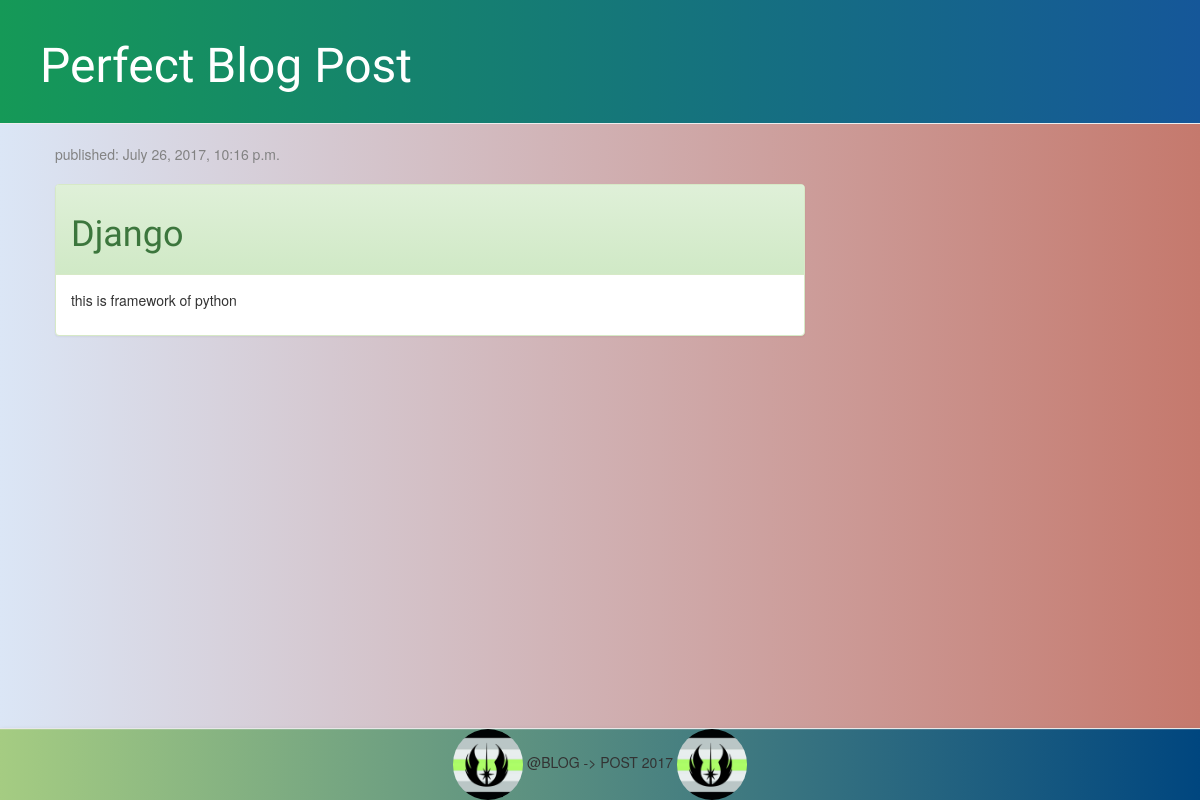
The page /post/7/ on the database as committed earlier.
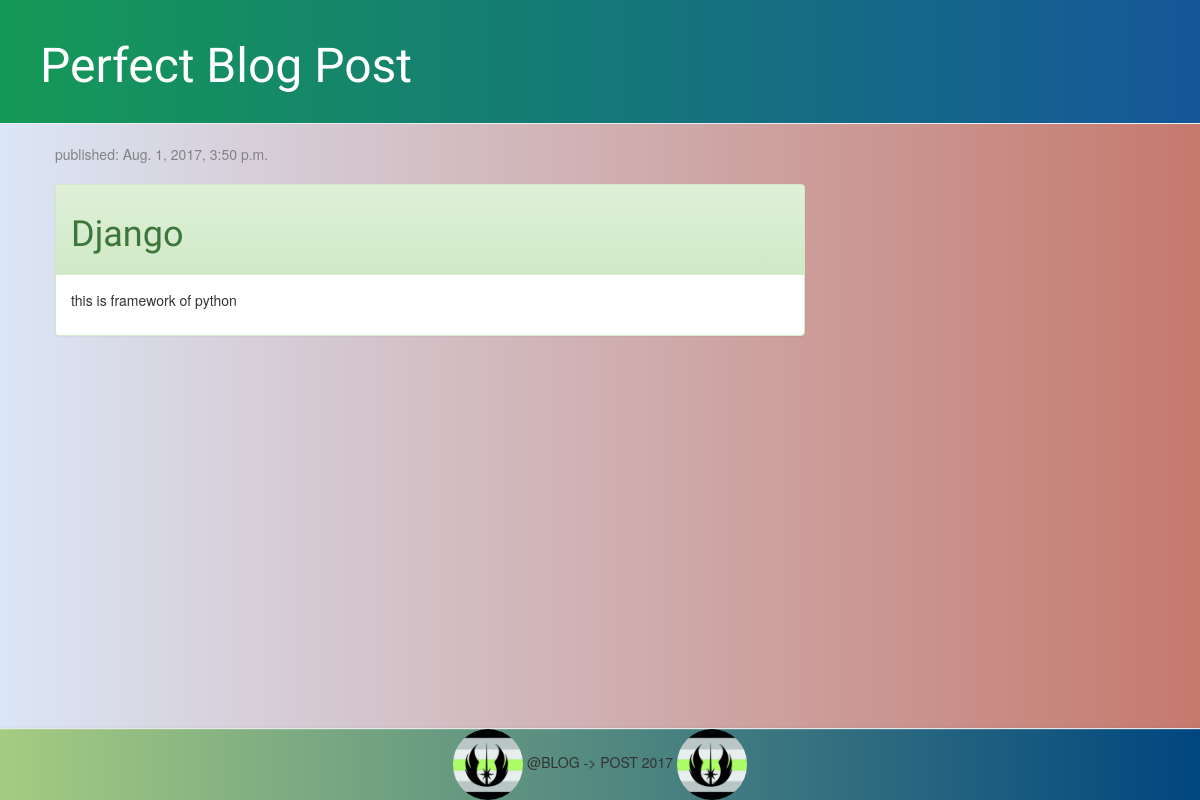
The same page on the database as committed later.
### blog/models.py (models this page shows, shortened)
class Post(models.Model):
	author = models.ForeignKey('auth.user')
	title = models.CharField(max_length=200)
	text = models.TextField()
	created_date = models.DateTimeField(default=timezone.now)
	published_date = models.DateTimeField(blank=True, null=True)

### blog/views.py (the view)
# urls.py: url(r'^post/(?P<pk>\d+)/$', views.post_detail, name='post_detail'),
def post_detail(request, pk):
	post = get_object_or_404(Post, pk=pk)
	return render(request, 'blog/post_detail.html', {'post': post})

### blog/templates/blog/post_detail.html (shortened to what this page needs)
{% extends 'blog/base.html' %}
{% load staticfiles %}
{% block content %}
    {% if post.published_date %}
        <div class="date">
            published: {{ post.published_date }}
        </div>
        <br>
    {% else %}
        <a class="btn btn-default" href="{% url 'post_publish' pk=post.pk %}" style="float:right;">Publish</a>
        <br><br>
    {% endif %}
    <div class="panel panel-success">
        <div class="panel-heading">
            <h1>{{ post.title }}</h1>
        </div>
        <div class="panel-body">
            <p>{{ post.text|linebreaksbr }}</p>
        </div>
    </div>
{% endblock %}

### blog/templates/blog/base.html (shortened to what this page needs)
{% load staticfiles %}
<html>
    <head>
        <link rel="stylesheet" href="//maxcdn.bootstrapcdn.com/bootstrap/3.2.0/css/bootstrap.min.css">
        <link rel="stylesheet" href="//maxcdn.bootstrapcdn.com/bootstrap/3.2.0/css/bootstrap-theme.min.css">
        <link rel="stylesheet" href="{% static 'css/blog.css' %}">
    </head>
    <body class="body">
        <div class="page-header">
            <h1><a href="{% url 'post_list' %}">Perfect Blog Post</a></h1>
        </div>
    <div class="content container">
        <div class="row">
            <div class="col-md-8">
                {% block content %}
                {% endblock %}
            </div>
        </div>
    </div>
    <div style="height: 20px;"></div>
    <footer class="navbar navbar-default navbar-fixed-bottom text-center down"  style="padding: 0px;">
		<img src="{% static 'images/blog.jpg' %}" alt="TreasureGram" width="70" style="border-radius: 50px;">
		@BLOG -> POST 2017
		<img src="{% static 'images/blog.jpg' %}" alt="TreasureGram" width="70" style="border-radius: 50px;">
	</footer>
    </body>
</html>

### blog/static/css/blog.css (style rules this page uses)
.page-header { background: #159957; background: -webkit-linear-gradient(to left, #155799, #159957); background: linear-gradient(to left, #155799, #159957); margin-top: 0; padding: 20px 20px 20px 40px; }
.page-header h1 a { color: #ffffff; font-size: 36pt; text-decoration: none; }
.content { margin-left: 40px; }
h1 { font-family: 'Lobster', cursive; }
.date { color: #828282; }
.down { background: #00467F; background: -webkit-linear-gradient(to right, #A5CC82, #00467F); background: linear-gradient(to right, #A5CC82, #00467F); margin-bottom: 0; }
.body { background: #DBE6F6; background: -webkit-linear-gradient(to left, #C5796D, #DBE6F6); background: linear-gradient(to left, #C5796D, #DBE6F6); }

Rows that differ between the two databases and show on the page:
changed Post "Django": published_date "July 26, 2017, 10:16 p.m." → "Aug. 1, 2017, 3:50 p.m."
